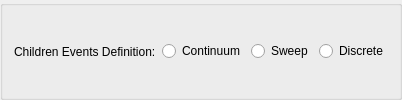
                          <widget class="QGroupBox" name="attributesChildEventDefGroup">
                          <property name="minimumHeight"><number>50</number></property>
                          <property name="maximumHeight"><number>50</number></property>
                          <layout class="QHBoxLayout" name="attributesChildEventDefLayout">
                              <item>
                                  <widget class="QLabel" name="attributesChildEventDefLabel">
                                  <property name="text"><string>Children Events Definition:</string></property>
                                  </widget>
                              </item>
                              <item>
                                <widget class="QRadioButton" name="continuumButton">
                                <property name="text"><string>Continuum</string></property>
                                </widget>
                              </item>
                              <item>
                                <widget class="QRadioButton" name="sweepButton">
                                <property name="text"><string>Sweep</string></property>
                                </widget>
                              </item>
                              <item>
                                <widget class="QRadioButton" name="discreteButton">
                                <property name="text"><string>Discrete</string></property>
                                </widget>
                              </item>
                          </layout>
                          </widget>
